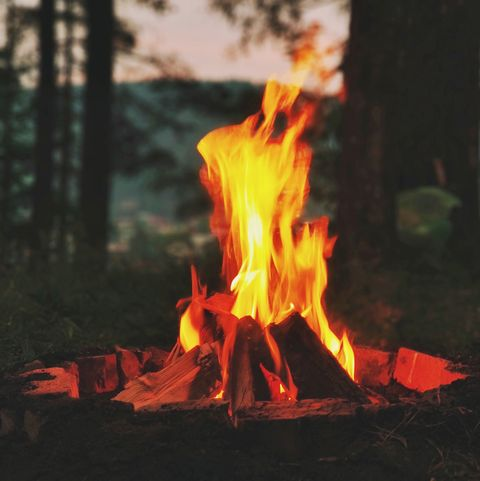
#> input picture CODE/BLOCKS/fire.jpg, 480 x 481 px, given in place of the camera
$ python Test_Target_Red.py
#> lines starting #> are read from the running program, lines starting #| are printed output that depends on the picture; after the words box and inside, x2 and y2 are one past the last pixel; in counts of white or black regions, pixels touching at a corner belong together
import math
import cv2
import numpy as np

class TargetRed:

    def __init__(self):
        self.image = None
        self.contourCenterX = 0
        self.contourCenterY = 0
        self.MainContour = None
        self.errX = 0
        self.errY = 0
        self.con_area = 0
        self.lower_red = np.array([0, 150, 100])
        self.upper_red = np.array([25, 255, 255])

    def Process(self):
        hsv_frame = cv2.cvtColor(self.image, cv2.COLOR_BGR2HSV)
        imgray = cv2.inRange(hsv_frame, self.lower_red, self.upper_red)
        #cv2.imshow("imgray", imgray)

        kernel = np.ones((3,3), np.uint8)
        imgray = cv2.erode(imgray, kernel, iterations=5)
        imgray = cv2.dilate(imgray, kernel, iterations=9)

        contours, _ = cv2.findContours(imgray,cv2.RETR_TREE,cv2.CHAIN_APPROX_SIMPLE) #Get contour
        height, width  = self.image.shape[:2]
        contours_len = len(contours)
        if contours_len > 0:
            if contours == 1:
                self.MainContour = contours
                self.con_area = cv2.contourArea(contours)
            else:
                canditates = []

                for con_num in range(contours_len):
                    self.MainContour = cv2.minAreaRect(contours[con_num])
                    self.con_area = cv2.contourArea(contours[con_num])

                    canditates.append((self.con_area, con_num))
                canditates = sorted(canditates, reverse=True)
                #print(canditates)

                self.con_area, con_num = canditates[0]
                self.MainContour = contours[con_num]

            middleX = int(width/2) #Get X coordenate of the middle point
            middleY = int(height/2) #Get Y coordenate of the middle point

            prev_cX = self.contourCenterX
            prev_cY = self.contourCenterY

            if self.getContourCenter(self.MainContour) != 0:
                self.contourCenterX = self.getContourCenter(self.MainContour)[0]
                self.contourCenterY = self.getContourCenter(self.MainContour)[1]
                if abs(prev_cX-self.contourCenterX) > 5 or abs(prev_cY-self.contourCenterY) > 5:
                    self.correctMainContour(prev_cX, contours)
                    self.correctMainContour(prev_cY, contours)
            else:
                self.contourCenterX = 0
                self.contourCenterY = 0

            self.errX = self.contourCenterX - middleX
            self.errY = middleY - self.contourCenterY

            font = cv2.FONT_HERSHEY_SIMPLEX
            cv2.drawContours(self.image,self.MainContour,-1,(0,255,0),3) #Draw Contour GREEN
            cv2.circle(self.image, (self.contourCenterX, self.contourCenterY), 7, (255,255,255), -1) #Draw dX circle WHITE
            cv2.circle(self.image, (middleX, middleY), 3, (0,0,255), -1) #Draw middle circle RED
            cv2.putText(self.image,(str(self.errX)+ ","+ str(self.errY)),(self.contourCenterX+20, middleY), font, 1,(0,0,200),2,font)


    def getContourCenter(self,  contour):
        M = cv2.moments(contour)

        if M["m00"] == 0:
            return 0

        x = int(M["m10"]/M["m00"])
        y = int(M["m01"]/M["m00"])

        return [x,y]

    def Aprox(self, a, b, error):
        if abs(a - b) < error:
            return True
        else:
            return False

    def correctMainContour(self, prev_cx, contours):
        if abs(prev_cx-self.contourCenterX) > 5:
            for i in range(len(contours)):
                if self.getContourCenter(contours[i]) != 0:
                    tmp_cx = self.getContourCenter(contours[i])[0]
                    if self.Aprox(tmp_cx, prev_cx, 5) == True:
                        self.MainContour = contours[i]
                        if self.getContourCenter(self.MainContour) != 0:
                            self.contourCenterX = self.getContourCenter(self.MainContour)[0]


target = TargetRed()
cap = cv2.VideoCapture(2)


while True:

    _, target.image = cap.read()
#> target.image is the input picture: shape (481, 480, 3); mean B, G, R 46.7, 64.9, 84.9
    target.Process()
#> in Process, `hsv_frame = cv2.cvtColor(self.image, cv2.COLOR_BGR2HSV)`: hsv_frame: shape (481, 480, 3); mean H, S, V 27.8, 78.4, 86.1
#> in Process, `imgray = cv2.inRange(hsv_frame, self.lower_red, self.upper_red)`:
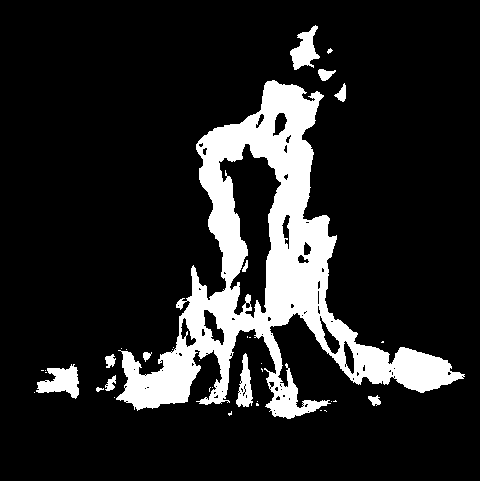
#> imgray: shape (481, 480); 14.5% white; 37 white regions (24 under 20 px), largest, box (x1, y1, x2, y2) and area: (116, 80, 465, 419) 30648, (36, 364, 79, 399) 847, (290, 25, 320, 70) 697
#> in Process, `imgray = cv2.erode(imgray, kernel, iterations=5)`:
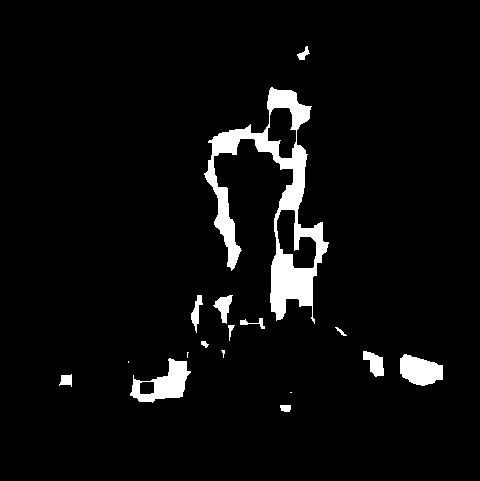
#> imgray: shape (481, 480); 4.8% white; 17 white regions (4 under 20 px), largest, box (x1, y1, x2, y2) and area: (204, 87, 329, 324) 7483, (130, 358, 191, 403) 1270, (400, 354, 443, 386) 982
#> in Process, `imgray = cv2.dilate(imgray, kernel, iterations=9)`:
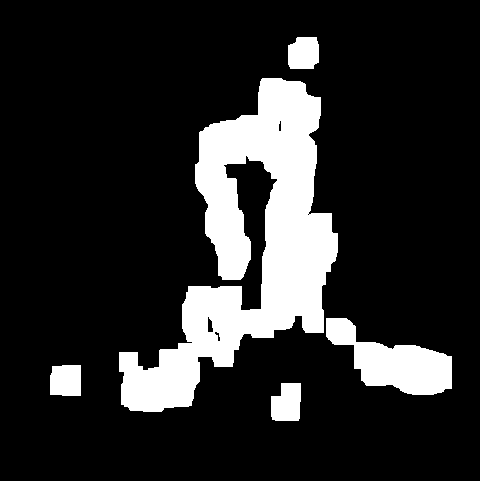
#> imgray: shape (481, 480); 16.3% white; 5 white regions
#> in Process, `contours, _ = cv2.findContours(imgray,cv2.RETR_TREE,cv2.CHAIN_APPROX_S..`: contours = 9 contours, 1 with area under 20; largest, box (x1, y1, x2, y2) and area: (119, 78, 338, 412) 29316, (326, 318, 452, 395) 4651, (271, 383, 301, 421) 918, (50, 365, 81, 396) 862, (288, 37, 319, 69) 838, (207, 316, 214, 333) 72, (214, 331, 221, 342) 30, (278, 120, 282, 132) 28
#> in Process, `contours_len = len(contours)`: contours_len = 9
#> the loop in Process, `for con_num in range(contours_len):` made 9 passes
#> (self.MainContour, self.con_area) on passes 1, 2, 3, 4, 5, 6, 8, 9: (((285.5, 401.5), (37, 29), -90), 917.5), (((65, 380), (30, 30), -90), 862), (((385.2, 362), (56.23, 141.3), -70.16), 4651), (((251.3, 258.7), (367.3, 184.9), -70.02), 29316.5), (((217.7, 335.7), (4.6, 10.77), -23.2), 30), (((210, 324), (16, 6), -90), 72), (((279.5, 125.5), (11, 3), -90), 27.5), (((303, 52.5), (31, 30), -90), 838)
#> after the loop in Process, `for con_num in range(contours_len):`: canditates = [(917.5, 0), (862, 1), (4651, 2), (29316.5, 3), (30, 4), (72, 5), (2, 6), (27.5, 7), (838, 8)]
#> in Process, `canditates = sorted(canditates, reverse=True)`: canditates = [(29316.5, 3), (4651, 2), (917.5, 0), (862, 1), (838, 8), (72, 5), (30, 4), (27.5, 7), (2, 6)]
#> in Process, `self.con_area, con_num = canditates[0]`: self.con_area = 29316.5; con_num = 3
#> in Process, `self.MainContour = contours[con_num]`: self.MainContour = contour of 386 points, box (x1, y1, x2, y2) (119, 78, 338, 412), area 29316
#> in getContourCenter, `M = cv2.moments(contour)`: M = moments, m00 29316.5, centre m10/m00, m01/m00 = (248, 245.9)
#> in getContourCenter, `x = int(M["m10"]/M["m00"])`: x = 248
#> in getContourCenter, `y = int(M["m01"]/M["m00"])`: y = 245
#> in Process, `self.contourCenterX = self.getContourCenter(self.MainContour)[0]`: self.contourCenterX = 248
#> in Process, `self.contourCenterY = self.getContourCenter(self.MainContour)[1]`: self.contourCenterY = 245
#> the loop in correctMainContour, `for i in range(len(contours)):` made 9 passes
#> tmp_cx on passes 1 to 9: 286, 65, 394, 248, 217, 209, 308, 279, 303
#> the loop in correctMainContour (call 2), `for i in range(len(contours)):` made 9 passes
#> in Process, `self.errX = self.contourCenterX - middleX`: self.errX = 8
#> in Process, `self.errY = middleY - self.contourCenterY`: self.errY = -5
#> in Process, `cv2.circle(self.image, (middleX, middleY), 3, (0,0,255), -1)`: self.image: shape (481, 480, 3); mean B, G, R 46.2, 67, 83.2
#> in Process, `cv2.putText(self.image,(str(self.errX)+ ","+ str(self.errY)),(self.con..`:
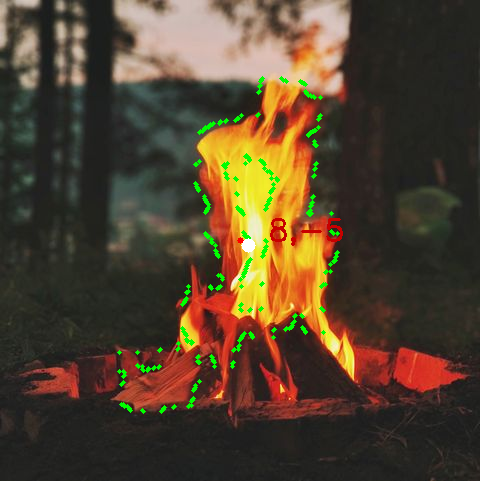
#> self.image: shape (481, 480, 3); mean B, G, R 46.1, 66.8, 83.3

    print("Error-X: ", target.errX)
#| Error-X:  8
    print("Error-Y: ", target.errY)
#| Error-Y:  -5
    print("Contour Area:", target.con_area)
#| Contour Area: 29316.5

    cv2.imshow("image", target.image)


    if (cv2.waitKey(5) & 0xFF) == 27:
#> (key Esc is pressed here)
            break
